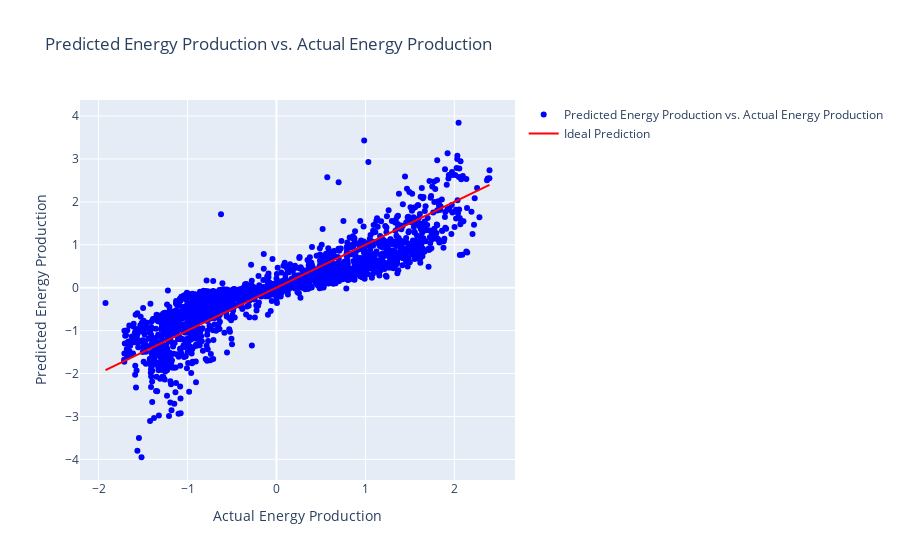

Notebook code for this chart:
### Code cell
import plotly.graph_objects as go

y_pred = svm_model_3.predict(X_test)


fig = go.Figure()
fig.add_trace(go.Scatter(x=y_test, y=y_pred, mode='markers',
                         marker=dict(color='blue'),
                         name='Predicted Energy Production vs. Actual Energy Production'))
fig.add_trace(go.Scatter(x=[min(y_test), max(y_test)], y=[min(y_test), max(y_test)],
                         mode='lines',
                         marker=dict(color='red'),
                         name='Ideal Prediction'))
fig.update_layout(
    title='Predicted Energy Production vs. Actual Energy Production',
    xaxis_title='Actual Energy Production',
    yaxis_title='Predicted Energy Production'
)
fig.show()

### Figure 1 — Plotly figure (JSON) as saved in the notebook; plotly's stock layout.template omitted (floating-point values rounded to 4 significant figures; data arrays with more than 128 entries replaced by an {"elided": "..."} marker saying what was removed)
{"data": [{"marker": {"color": "blue"}, "mode": "markers", "name": "Predicted Energy Production vs. Actual Energy Production", "type": "scatter", "x": {"elided": "1914 float values"}, "y": {"elided": "1914 float values"}}, {"marker": {"color": "red"}, "mode": "lines", "name": "Ideal Prediction", "type": "scatter", "x": [-1.922, 2.395], "y": [-1.922, 2.395]}], "layout": {"title": {"text": "Predicted Energy Production vs. Actual Energy Production"}, "xaxis": {"title": {"text": "Actual Energy Production"}}, "yaxis": {"title": {"text": "Predicted Energy Production"}}}}
